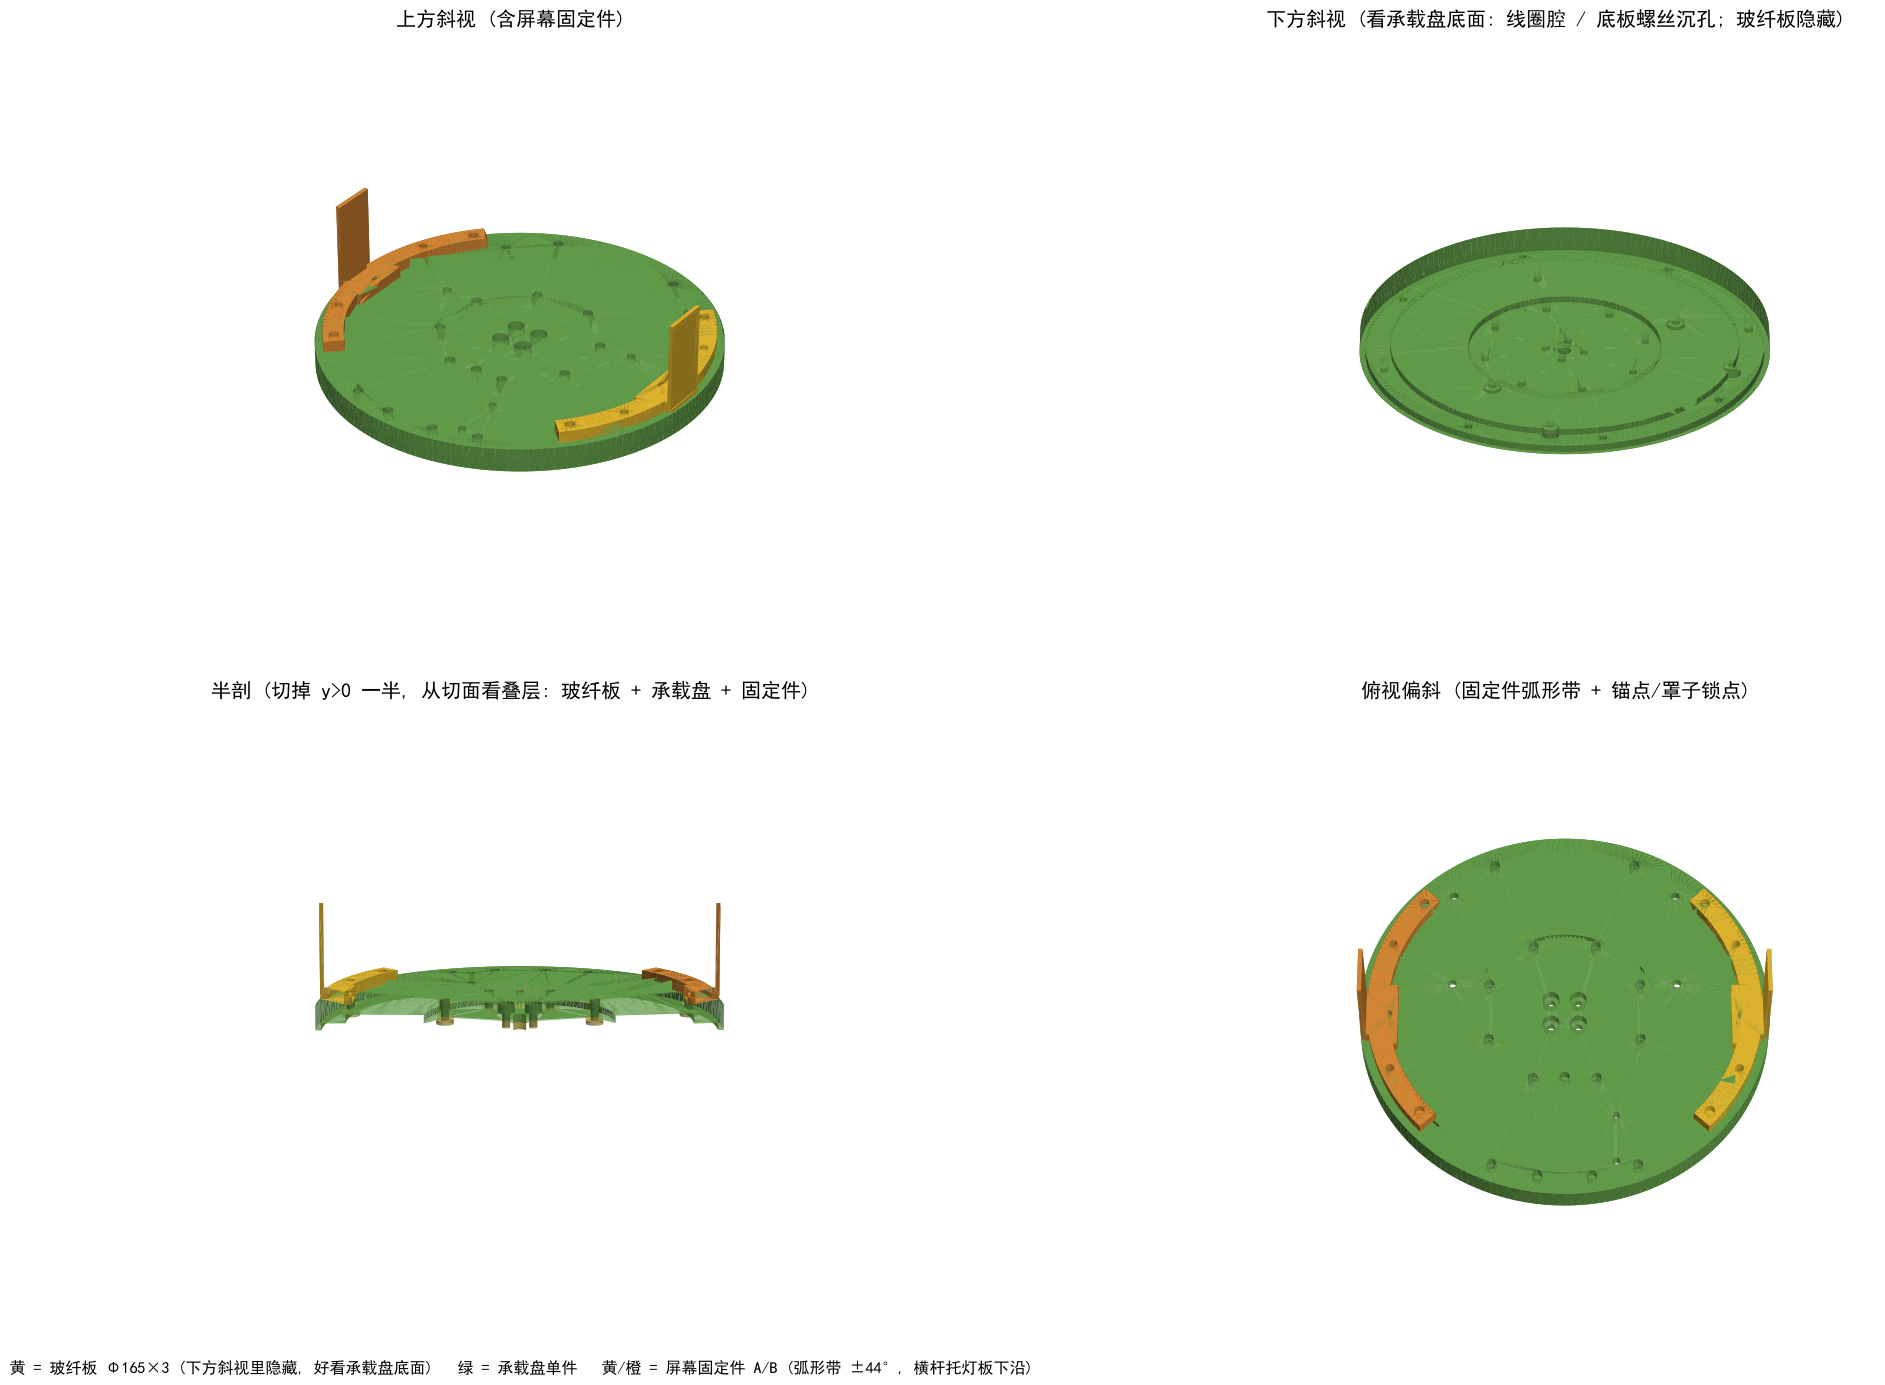

Write the Python code that produced this figure.
"""转子盘B 第一版预览 (从 models/ 的装配位 STL 渲染): 上方斜视 / 下方斜视 (翻看底面线圈腔) / 半剖。"""
import struct, numpy as np, sys
import matplotlib; matplotlib.use('Agg')
import matplotlib.pyplot as plt
from mpl_toolkits.mplot3d.art3d import Poly3DCollection
from matplotlib import font_manager
FONT = "/mnt/c/Windows/Fonts/simhei.ttf"; font_manager.fontManager.addfont(FONT)
plt.rcParams["font.family"] = font_manager.FontProperties(fname=FONT).get_name(); plt.rcParams["axes.unicode_minus"] = False
M = '/mnt/d/claude_workspace/macha/pov3d/v1.2/models/'
def stl(p, dz=0.0):
    b = open(p, 'rb').read(); n = struct.unpack('<I', b[80:84])[0]
    a = np.frombuffer(b[84:84 + 50 * n], dtype=np.dtype([('n', '<3f4'), ('v', '<9f4'), ('a', '<u2')]))
    t = a['v'].reshape(-1, 3, 3).astype(float); t[:, :, 2] += dz; return t
P = [('玻纤板 3mm', stl(M + 'fr4_plate_v1_2b/fr4_plate_v1_2b.stl', 21.5), '#C9B458'),
     ('承载盘 (并入毂盘)', stl(M + 'rim_ring_v1_2b/rim_ring_v1_2b.stl'), '#6AA84F'),
     ('屏幕固定件 A', stl(M + 'screen_holder_v1_2b_a/screen_holder_v1_2b_a.stl'), '#F1C232'),
     ('屏幕固定件 B', stl(M + 'screen_holder_v1_2b_b/screen_holder_v1_2b_b.stl'), '#E69138')]
L = np.array([0.3, -0.4, 0.85]); L /= np.linalg.norm(L)
def shade(t, c, elev_sign=1):
    n = np.cross(t[:, 1] - t[:, 0], t[:, 2] - t[:, 0]); n /= (np.linalg.norm(n, axis=1)[:, None] + 1e-12)
    k = 0.35 + 0.65 * np.abs(n @ (L * [1, 1, elev_sign]))
    rgb = np.array(matplotlib.colors.to_rgb(c)); return np.clip(rgb[None, :] * k[:, None], 0, 1)
fig = plt.figure(figsize=(22, 15))
VIEWS = ((32, -55, '上方斜视 (含屏幕固定件)', None, False), (-30, -55, '下方斜视 (看承载盘底面: 线圈腔 / 底板螺丝沉孔; 玻纤板隐藏)', None, False),
         (12, 90, '半剖 (切掉 y>0 一半, 从切面看叠层: 玻纤板 + 承载盘 + 固定件)', 'half', True), (60, -90, '俯视偏斜 (固定件弧形带 + 锚点/罩子锁点)', None, False))
for i, (elev, azim, title, clip, show_fr4) in enumerate(VIEWS):
    ax = fig.add_subplot(2, 2, i + 1, projection='3d'); ax.set_title(title, fontsize=15)
    tris, cols = [], []
    for name, t, c in P:
        if name.startswith('玻纤') and not show_fr4: continue
        if i == 1 and name.startswith('屏幕'): continue
        tt = t[t[:, :, 1].max(axis=1) < 0.5] if clip == 'half' else t
        if not name.startswith('屏幕'): tt = tt[tt[:, :, 2].max(axis=1) < 60]
        tris.append(tt); cols.append(shade(tt, c, 1 if elev > 0 else -1))
    pc = Poly3DCollection(np.concatenate(tris), facecolors=np.concatenate(cols), edgecolors='none'); ax.add_collection3d(pc)
    ax.set_xlim(-88, 88); ax.set_ylim(-88, 88); ax.set_zlim(-30, 85); ax.set_box_aspect((1, 1, 0.65)); ax.view_init(elev, azim); ax.axis('off')
fig.subplots_adjust(left=0, right=1, top=0.96, bottom=0.04, wspace=0, hspace=0.05)
fig.text(0.01, 0.02, '黄 = 玻纤板 Φ165×3 (下方斜视里隐藏, 好看承载盘底面)   绿 = 承载盘单件   黄/橙 = 屏幕固定件 A/B (弧形带 ±44°, 横杆托灯板下沿)', fontsize=12)
out = __file__.replace('.py', '.png'); fig.savefig(out, dpi=95, bbox_inches='tight'); print(out)
